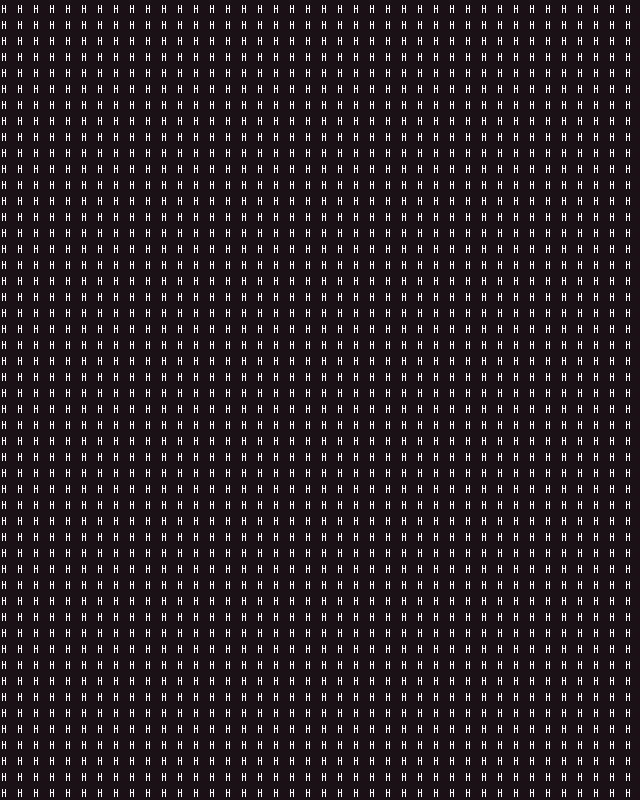

A level layout from a 2D game, rendered from its tile map. Below: a short description, then the map file with tile-grid data replaced by summaries:
An orthogonal 40x50 tile map with 16x16 px tiles, 1 tile layer (prototype).

<map version="1.10" tiledversion="1.10.2" orientation="orthogonal" renderorder="right-down" width="40" height="50" tilewidth="16" tileheight="16" infinite="0" nextlayerid="9" nextobjectid="1">
 <tileset firstgid="98" source="TangerineTavernPNG_PetricakeGames.tsx" />
 <layer id="1" name="prototype" width="40" height="50">
  <data>[2000 cells, 2000 non-empty, 1 distinct tile ids]</data>
 </layer>
</map>
